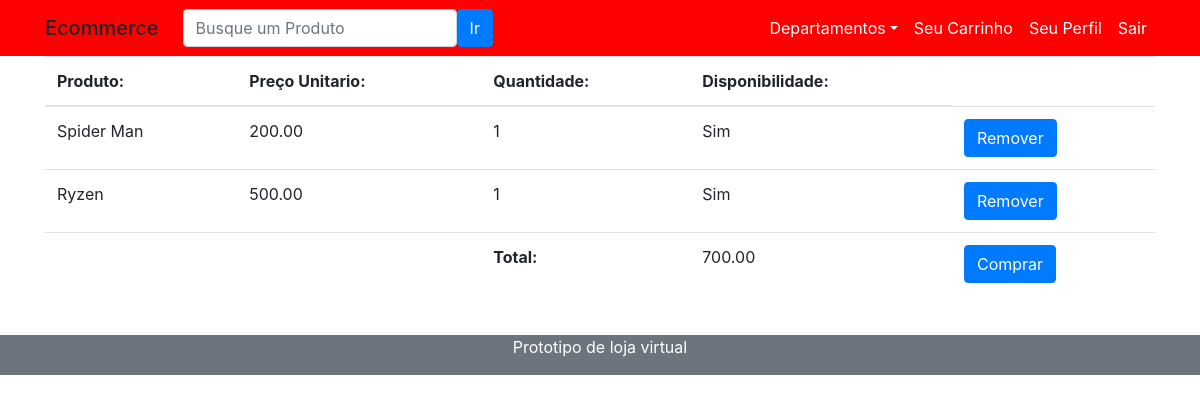
/carrinho/ (signed in), run on the app's committed database.
### ecommerce/models.py (models this page shows)
class Pedido(models.Model):
    produto= models.ForeignKey(Produto,on_delete= models.CASCADE)
    cliente= models.ForeignKey(User,on_delete=models.CASCADE)
    qtd= models.IntegerField(default=1)

class Produto(models.Model):
    nome_produto= models.CharField(max_length=100)
    preco= models.DecimalField(decimal_places=2,max_digits=10)
    quantidade= models.IntegerField()
    descricao= models.TextField()
    peso= models.DecimalField(decimal_places=2,max_digits=10)
    imagem= models.ImageField()
    imagem2= models.ImageField(default="padrao.png")
    imagem3= models.ImageField(default="padrao.png")
    imagem4= models.ImageField(default="padrao.png")
    imagem5= models.ImageField(default="padrao.png")
    imagem6= models.ImageField(default="padrao.png")
    dpt= models.ForeignKey(Departamento,on_delete= models.CASCADE)
    largura= models.IntegerField()
    altura= models.IntegerField()
    marca= models.CharField(max_length=50)
    qtdvendas= models.IntegerField(default=0)
    class Meta:
        indexes=[
            models.Index(fields=['nome_produto'])
        ]

### ecommerce/views.py (the view)
# urls.py: path('carrinho/',views.carrinho),
def carrinho(request):
    pedido= Pedido.objects.filter(cliente=request.user)
    total = int()
    for p in pedido:
        total += p.produto.preco*p.qtd
    return render(request,'carrinho.html',{"dados": pedido,"menu_dpt": Departamento.objects.all(),"total":total})

### ecommerce/templatetags/replace.py (called while the page is built)
def trocar(value):
    return value.replace("-"," ")

### ecommerce/templates/carrinho.html
{% include 'cabecalho.html'%}
{% load replace %}
<div class="container">
    <table class="table">
        <thead>
            <tr>
                <th scope="col">Produto:</th>
                <th scope="col">Preço Unitario:</th>
                <th scope="col">Quantidade:</th>
                <th scope="col">Disponibilidade:</th>
                <td></td>
            </tr>
        </thead>
        <tbody>
            {% for d in dados%}
                <tr>
                    <td>{{d.produto.nome_produto|trocar}}</td>
                    <td>{{d.produto.preco}}</td>
                    <td>{{d.qtd}}</td>
                    {% if d.produto.quantidade > 0 %}
                        <td>Sim</td>
                    {% else %}
                        <td>Nao</td>
                    {% endif %}
                    <td><a class="btn btn-primary" href="/remove-carrinho/{{d.id}}">Remover</a></td>
                </tr>
            {% endfor %}
        </tbody>
        <tfoot>
            <tr>
                <th></th>
                <td></td>
                <th>Total:</th>
                <td>{{total}}</td>
                <td><button class="btn btn-primary"> Comprar</button></td>
            </tr>
        </tfoot>
    </table>
</div>
<br>
{% include 'rodape.html'%}

### data on the page
Pedido: produto.nome_produto|trocar "Spider Man", produto.preco "200.00", qtd "1", shows "Sim"
Pedido: produto.nome_produto|trocar "Ryzen", produto.preco "500.00", qtd "1", shows "Sim"

### other printed values
{{ total }} "700.00"
